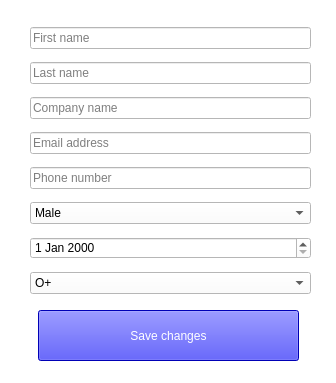
<?xml version="1.0" encoding="UTF-8"?>
<ui version="4.0">
 <class>EditUser</class>
 <widget class="QMainWindow" name="EditUser">
  <property name="geometry">
   <rect>
    <x>0</x>
    <y>0</y>
    <width>336</width>
    <height>383</height>
   </rect>
  </property>
  <property name="windowTitle">
   <string>Edit user</string>
  </property>
  <property name="styleSheet">
   <string notr="true">background-color:white;</string>
  </property>
  <widget class="QWidget" name="centralwidget">
   <widget class="QWidget" name="verticalLayoutWidget">
    <property name="geometry">
     <rect>
      <x>30</x>
      <y>20</y>
      <width>281</width>
      <height>281</height>
     </rect>
    </property>
    <layout class="QVBoxLayout" name="verticalLayout">
     <item>
      <widget class="QLineEdit" name="leFirstName">
       <property name="styleSheet">
        <string notr="true"/>
       </property>
       <property name="placeholderText">
        <string>First name</string>
       </property>
      </widget>
     </item>
     <item>
      <widget class="QLineEdit" name="leLastName">
       <property name="placeholderText">
        <string>Last name</string>
       </property>
      </widget>
     </item>
     <item>
      <widget class="QLineEdit" name="leCompany">
       <property name="placeholderText">
        <string>Company name</string>
       </property>
      </widget>
     </item>
     <item>
      <widget class="QLineEdit" name="leEmail">
       <property name="placeholderText">
        <string>Email address</string>
       </property>
      </widget>
     </item>
     <item>
      <widget class="QLineEdit" name="lePhone">
       <property name="enabled">
        <bool>true</bool>
       </property>
       <property name="sizePolicy">
        <sizepolicy hsizetype="Expanding" vsizetype="Fixed">
         <horstretch>0</horstretch>
         <verstretch>0</verstretch>
        </sizepolicy>
       </property>
       <property name="placeholderText">
        <string>Phone number</string>
       </property>
      </widget>
     </item>
     <item>
      <widget class="QComboBox" name="cbGender">
       <item>
        <property name="text">
         <string>Male</string>
        </property>
       </item>
       <item>
        <property name="text">
         <string>Female</string>
        </property>
       </item>
      </widget>
     </item>
     <item>
      <widget class="QDateEdit" name="leBirthday"/>
     </item>
     <item>
      <widget class="QComboBox" name="cbBloodtype">
       <item>
        <property name="text">
         <string>O+</string>
        </property>
       </item>
       <item>
        <property name="text">
         <string>O-</string>
        </property>
       </item>
       <item>
        <property name="text">
         <string>A+</string>
        </property>
       </item>
       <item>
        <property name="text">
         <string>A-</string>
        </property>
       </item>
       <item>
        <property name="text">
         <string>B+</string>
        </property>
       </item>
       <item>
        <property name="text">
         <string>B-</string>
        </property>
       </item>
       <item>
        <property name="text">
         <string>AB+</string>
        </property>
       </item>
       <item>
        <property name="text">
         <string>AB-</string>
        </property>
       </item>
      </widget>
     </item>
    </layout>
   </widget>
   <widget class="QPushButton" name="btnSave">
    <property name="geometry">
     <rect>
      <x>38</x>
      <y>310</y>
      <width>261</width>
      <height>51</height>
     </rect>
    </property>
    <property name="styleSheet">
     <string notr="true">background-color: blue;color:white;</string>
    </property>
    <property name="text">
     <string>Save changes</string>
    </property>
   </widget>
  </widget>
 </widget>
 <resources/>
 <connections/>
</ui>
